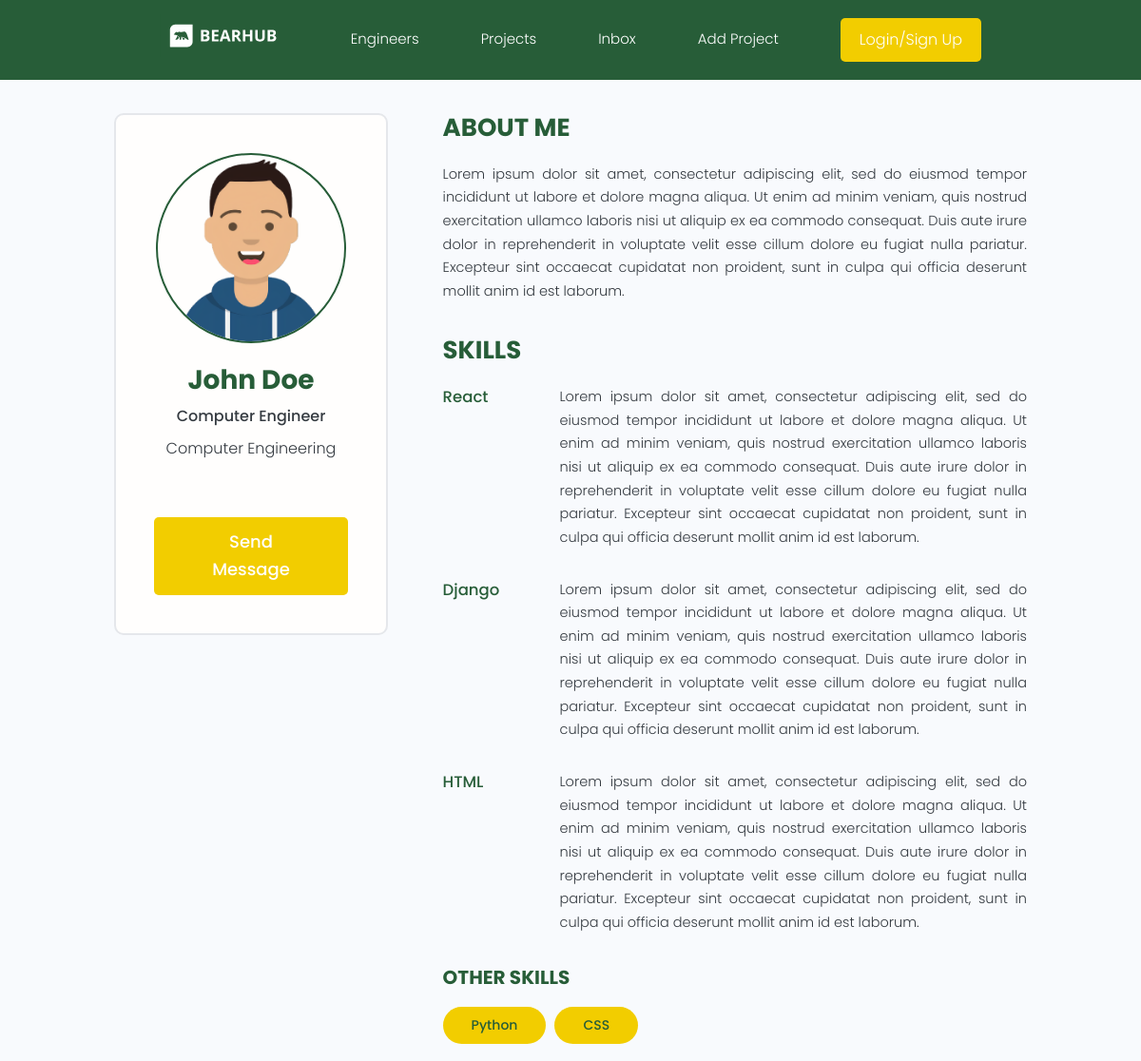
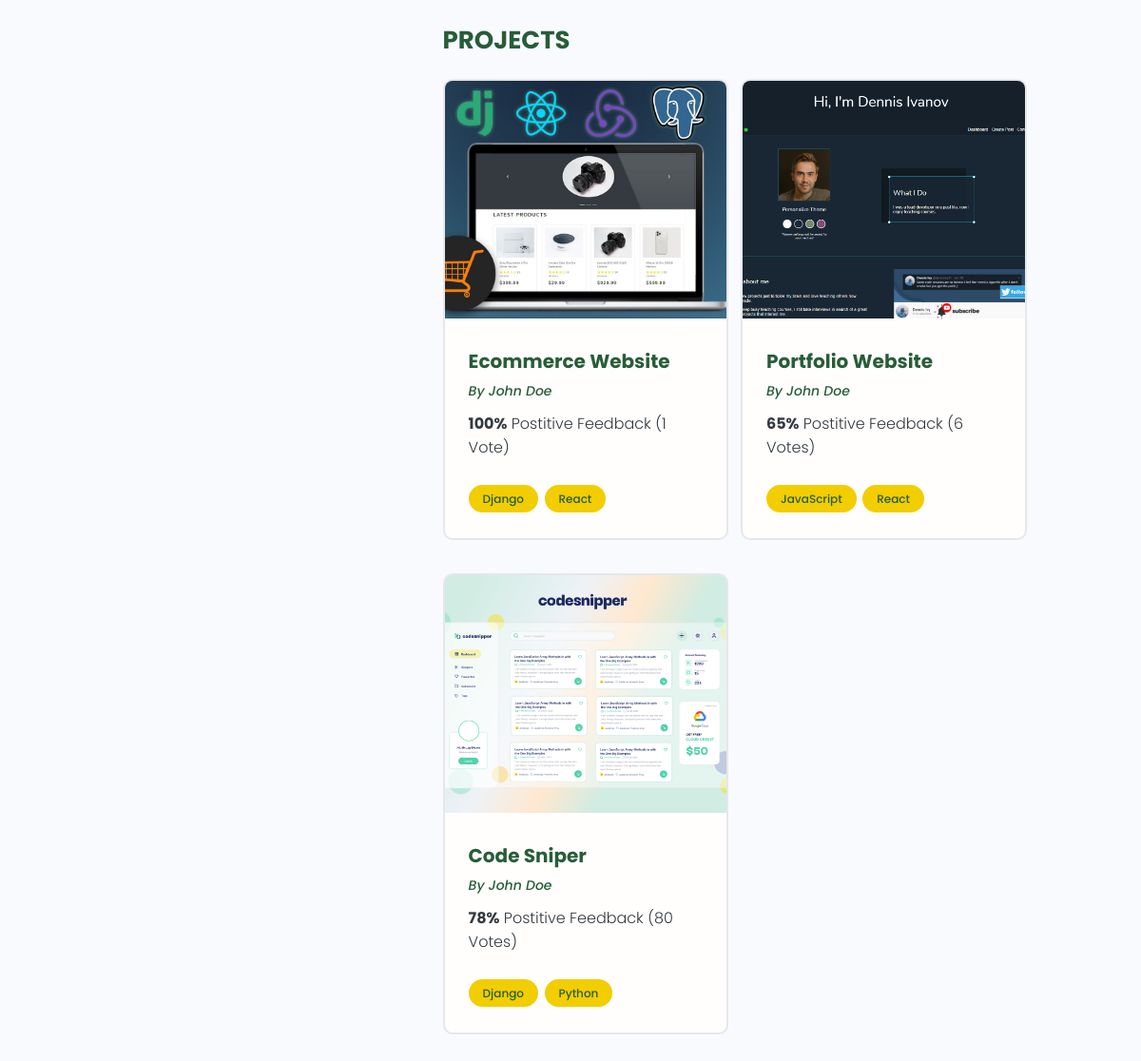
The app's page /profile/c474cf9a-91df-4aea-93c0-319f524d9901 with its own data (2 pictures, top to bottom).
### users/models.py (models this page shows, shortened)
class Profile(models.Model):
    user = models.OneToOneField(User, on_delete=models.CASCADE, null=True, blank=True)
    name = models.CharField(max_length=200, blank=True, null=True)
    email = models.EmailField(max_length=500, blank=True, null=True)
    username =  models.CharField(max_length=200, blank=True, null=True)
    major =  models.CharField(max_length=200, blank=True, null=True)
    short_intro = models.CharField(max_length=200, blank=True, null=True)
    bio = models.TextField(blank=True, null=True)
    profile_image = models.ImageField(null=True, blank=True, upload_to='profiles/', default="profiles/user-default.png")
    social_github = models.CharField(max_length=200, blank=True, null=True)
    social_stackoverflow = models.CharField(max_length=200, blank=True, null=True)
    social_twitter = models.CharField(max_length=200, blank=True, null=True)
    social_linkedin = models.CharField(max_length=200, blank=True, null=True)
    social_website = models.CharField(max_length=200, blank=True, null=True)
    created = models.DateTimeField(auto_now_add=True)
    id = models.UUIDField(default=uuid.uuid4, unique=True, primary_key=True, editable=False)

class Skill(models.Model):
    owner = models.ForeignKey(Profile, on_delete=models.CASCADE, null=True, blank=True)
    name = models.CharField(max_length=200, blank=True, null=True)
    description = models.TextField(null=True, blank=True)
    created = models.DateTimeField(auto_now_add=True)
    id = models.UUIDField(default=uuid.uuid4, unique=True, primary_key=True, editable=False)
    def __str__(self):
        return str(self.name)

### projects/models.py (models this page shows, shortened)
class Project(models.Model):
    owner = models.ForeignKey(Profile, null=True, blank=True, on_delete=models.SET_NULL)
    title = models.CharField(max_length=200)
    description = models.TextField(null=True, blank=True)
    featured_image = models.ImageField(null=True, blank=True, default='default.jpg')
    demo_link = models.CharField(max_length=2000, null=True, blank=True)
    source_link = models.CharField(max_length=2000, null=True, blank=True)
    tags = models.ManyToManyField('Tag', blank=True)
    vote_total = models.IntegerField(default=0, null=True, blank=True)
    vote_ratio = models.IntegerField(default=0, null=True, blank=True)
    created = models.DateTimeField(auto_now_add=True)
    id = models.UUIDField(default=uuid.uuid4, unique=True, primary_key=True, editable=False)

class Tag(models.Model):
    name = models.CharField(max_length=200)
    created = models.DateTimeField(auto_now_add=True)
    id = models.UUIDField(default=uuid.uuid4, unique=True, primary_key=True, editable=False)
    def __str__(self):
        return self.name

### users/views.py (the view)
# urls.py: path('profile/<str:pk>', views.userProfile, name="user-profile"),
def userProfile(request, pk):
    profile = Profile.objects.get(id=pk)
    topSkills = profile.skill_set.exclude(description__exact="")
    otherSkills = profile.skill_set.filter(description="")
    context = {'profile': profile, 'topSkills': topSkills, 'otherSkills': otherSkills}
    return render(request, 'users/user-profile.html', context)

### users/templates/users/user-profile.html (shortened to what this page needs)
{% extends 'main.html' %}
{% block content %}
<main class="profile my-md">
    <div class="container">
      <div class="layout">
        <div class="column column--1of3">
          <div class="card text-center">
            <div class="card__body dev">
              <img class="avatar avatar--xl" src="{{ profile.profile_image.url }}" />
              <h2 class="dev__name">{{profile.name}}</h2>
              <p class="dev__title">{{profile.short_intro}}</p>
              <p class="dev__location">{{profile.major}}</p>
              <a href="#" class="btn btn--sub btn--lg">Send Message </a>
            </div>
          </div>
        </div>
        <div class="column column--2of3">
          <div class="devInfo">
            <h3 class="devInfo__title">About Me</h3>
            <p class="devInfo__about">{{profile.bio}}</p>
          </div>
          <div class="devInfo">
            <h3 class="devInfo__title">Skills</h3>
            <div class="devInfo__skills">
              {% for skill in topSkills %}
              <div class="devSkill">
                <h4 class="devSkill__title">{{ skill.name }}</h4>
                <p class="devSkill__info">{{ skill.description }}</p>
              </div>
              {% endfor %}
              {% if otherSkills %}
              <h3 class="devInfo__subtitle">Other Skills</h3>
              <div class="devInfo__otherSkills">
                {% for skill in otherSkills %}
                <span class="tag tag--pill tag--main tag--lg">
                  <small>{{ skill }}</small>
                </span>
                {% endfor %}
              </div>
              {% endif %}
            </div>
          </div>
          <div class="devInfo">
            <h3 class="devInfo__title">Projects</h3>
            <div class="grid grid--two">
              {% for project in profile.project_set.all %}
              <div class="column">
                <div class="card project">
                  <a href="{% url 'project' project.id %}" class="project">
                    <img class="project__thumbnail" src="{{project.featured_image.url}}" alt="project thumbnail" />
                    <div class="card__body">
                      <h3 class="project__title">{{project.title}}</h3>
                      {% if project.owner %}
                      <p><a class="project__author" href="{% url 'user-profile' project.owner.id %}">By {{project.owner.name}}</a></p>
                      {% endif %}
                      <p class="project--rating">
                        <span style="font-weight: bold;">{{project.vote_ratio}}%</span> Postitive
                        Feedback ({{project.vote_total}} Vote{{project.vote_total|pluralize:"s"}})
                      </p>
                      <div class="project__tags">
                        {% for tag in project.tags.all %}
                        <span class="tag tag--pill tag--main">
                          <small>{{tag}}</small>
                        </span>
                        {% endfor %}
                      </div>
                    </div>
                  </a>
                </div>
              </div>
              {% endfor %}
            </div>
          </div>
        </div>
      </div>
    </div>
  </main>
{% endblock content %}

### static/styles/app.css (style rules this page uses)
:root { --color-sub: #275D38; }
.btn--sub { background-color: var(--color-sub-light); }
.card { border: 2px solid var(--color-light); }
img { width: 100%; }
.profile .card > .dev { padding: 4rem; }
.dev__name { color: var(--color-sub); font-size: 2.8rem; font-weight: 700; margin-top: 1rem; margin-bottom: 0.5rem; }
.dev__title { font-size: 1.6rem; font-weight: 500; line-height: 1.3; }
.dev__location { margin-top: 1rem; }
.devInfo { margin-bottom: 3rem; }
.devInfo__title, .devInfo__subtitle { font-size: 2.6rem; color: var(--color-sub); text-transform: uppercase; font-weight: 700; margin-bottom: 1.5rem; }
.devInfo__subtitle { font-size: 2rem; color: var(--color-main); }
.devInfo__about, .devSkill__info { font-size: 1.45rem; line-height: 1.7; text-align: justify; }
.devSkill { margin-bottom: 3rem; }
.devSkill__title { font-size: 1.65rem; font-weight: 500; color: var(--color-sub); }
@media screen and (min-width: 700px) { .devSkill { display: flex; justify-content: space-between; gap: 3rem; } }
@media screen and (min-width: 700px) { .devSkill__info { flex-basis: 80%; } }
.project__author { font-size: 1.4rem; font-style: italic; }
.project--rating { margin-bottom: 1.6em; margin-top: .5em; }
.card { display: flex; flex-direction: column; }
.project__thumbnail { height: 25rem; object-fit: cover; object-position: top center; }
.project__title { font-size: 2rem; font-weight: 700; color: var(--color-sub); }

### static/uikit/styles/modules/_variables.css (style rules this page uses)
:root { --color-main: #275D38; --color-main-light: #F2CD00; --color-sub: #007A33; --color-sub-light: #F2CD00; --color-sub-lighter: #ffffff; --color-text: #343a40; --color-gray: #8b8b8b; --color-light: #e5e7eb; --color-light-gray: #767676; --color-bg: #f8fafd; --color-white: #fffefd; --color-white-light: #f3f3f3; --color-success: #359e64; --color-success-bg: #def8e8; --color-error: #fc4b0b; --color-error-bg: #fff2ee; --font-base: 'Poppins', arial, helvetica, 'Segoe UI', roboto, ubuntu, sans-serif; --font-monospace: 'Fira Code', 'Courier New', courier, monospace; --font-regular: 300; --font-medium: 500; --font-bold: 700; --generic-shadow: 1px 1px 5px #00000010; --generic-transition: all 0.3s ease-in-out; }

### static/uikit/styles/modules/_base.css (style rules this page uses)
* { margin: 0; padding: 0; box-sizing: border-box; text-rendering: optimizeLegibility; color: inherit; font-size: inherit; }
html { font-size: 50%; }
@media only screen and (min-width: 480px) { html { font-size: 56.25%; } }
@media only screen and (min-width: 1200px) { html { font-size: 62.5%; } }
body { line-height: 1.6; font-weight: 400; font-size: 1.5rem; color: var(--color-text); background-color: var(--color-bg); min-height: 100vh; }

### static/uikit/styles/modules/_typography.css (style rules this page uses)
* { font-family: var(--font-base); }
h2 { font-size: 3.6rem; font-weight: var(--font-bold); }
h3 { font-size: 3.2rem; font-weight: var(--font-medium); }
h4 { font-size: 2.8rem; font-weight: var(--font-medium); }
p, span, strong { font-size: 1.6rem; color: var(--color-text); font-weight: var(--font-regular); }
a { padding-bottom: 2px; text-decoration: none; display: inline-block; color: var(--color-main); font-weight: var(--font-medium); }

### static/uikit/styles/modules/_utilities.css (style rules this page uses)
.container { width: 92%; max-width: 165rem; margin: 0 auto; box-sizing: border-box; }
@media screen and (min-width: 1000px) { .container { width: 90%; } }
@media screen and (min-width: 1200px) { .container { width: 80%; } }
.text-center { text-align: center; }
.my-md { margin: 3rem auto; }

### static/uikit/styles/modules/_avatar.css (style rules this page uses)
.avatar { border-radius: 50%; border: 2px solid var(--color-main); object-fit: cover; }
.avatar--xl { height: 20rem; width: 20rem; }

### static/uikit/styles/modules/_button.css (style rules this page uses)
.btn { display: inline-block; position: relative; cursor: pointer; background-color: var(--color-light); font-weight: var(--font-medium); color: var(--color-sub); text-decoration: none; padding: 1rem 2rem; border-radius: 0.5rem; border: none; width: -webkit-fit-content; width: -moz-fit-content; width: fit-content; height: -webkit-fit-content; height: -moz-fit-content; height: fit-content; font-size: 1.6rem; outline-width: 0; outline-color: transparent; -webkit-backface-visibility: hidden; backface-visibility: hidden; transition: all 0.3s ease-in-out; }
.btn--sub { background-color: var(--color-sub); color: var(--color-white); }
.btn--lg { font-size: 1.8rem; padding: 1.2rem 4.5rem; }

### static/uikit/styles/modules/_card.css (style rules this page uses)
.card { border-radius: 1rem; background-color: var(--color-white); border: 1.5px solid var(--color-light); width: auto; height: auto; margin-top: 0.5rem; margin-bottom: 0.5rem; overflow: hidden; }
.card__body, .card__header { padding: 2rem 2.5rem; }

### records on screen
Profile: profile_image (picture), name "John Doe", short_intro "Computer Engineer", major "Computer Engineering", bio "Lorem ipsum dolor sit amet, consectetur adipiscing elit, sed do eiusmod tempor incididunt ut labore et dolore magna aliqua. Ut enim ad minim veniam, quis nostrud exercitation ullamco laboris nisi ut aliquip ex ea commodo consequat. Duis aute irure dolor in reprehenderit in voluptate velit esse cillum dolore eu fugiat nulla pariatur. Excepteur sint occaecat cupidatat non proident, sunt in culpa qui officia deserunt mollit anim id est laborum."
Skill: name "React", description "Lorem ipsum dolor sit amet, consectetur adipiscing elit, sed do eiusmod tempor incididunt ut labore et dolore magna aliqua. Ut enim ad minim veniam, quis nostrud exercitation ullamco laboris nisi ut aliquip ex ea commodo consequat. Duis aute irure dolor in reprehenderit in voluptate velit esse cillum dolore eu fugiat nulla pariatur. Excepteur sint occaecat cupidatat non proident, sunt in culpa qui officia deserunt mollit anim id est laborum."
Skill: name "Django", description "Lorem ipsum dolor sit amet, consectetur adipiscing elit, sed do eiusmod tempor incididunt ut labore et dolore magna aliqua. Ut enim ad minim veniam, quis nostrud exercitation ullamco laboris nisi ut aliquip ex ea commodo consequat. Duis aute irure dolor in reprehenderit in voluptate velit esse cillum dolore eu fugiat nulla pariatur. Excepteur sint occaecat cupidatat non proident, sunt in culpa qui officia deserunt mollit anim id est laborum."
Skill: name "HTML", description "Lorem ipsum dolor sit amet, consectetur adipiscing elit, sed do eiusmod tempor incididunt ut labore et dolore magna aliqua. Ut enim ad minim veniam, quis nostrud exercitation ullamco laboris nisi ut aliquip ex ea commodo consequat. Duis aute irure dolor in reprehenderit in voluptate velit esse cillum dolore eu fugiat nulla pariatur. Excepteur sint occaecat cupidatat non proident, sunt in culpa qui officia deserunt mollit anim id est laborum."
Skill: name "Python"
Skill: name "CSS"
Project: featured_image (picture), title "Ecommerce Website", owner.name "John Doe", vote_ratio "100", vote_total "1"
Tag: name "Django"
Tag: name "React"
Project: featured_image (picture), title "Portfolio Website", owner.name "John Doe", vote_ratio "65", vote_total "6"
Tag: name "JavaScript"
Project: featured_image (picture), title "Code Sniper", owner.name "John Doe", vote_ratio "78", vote_total "80"
Tag: name "Python"
